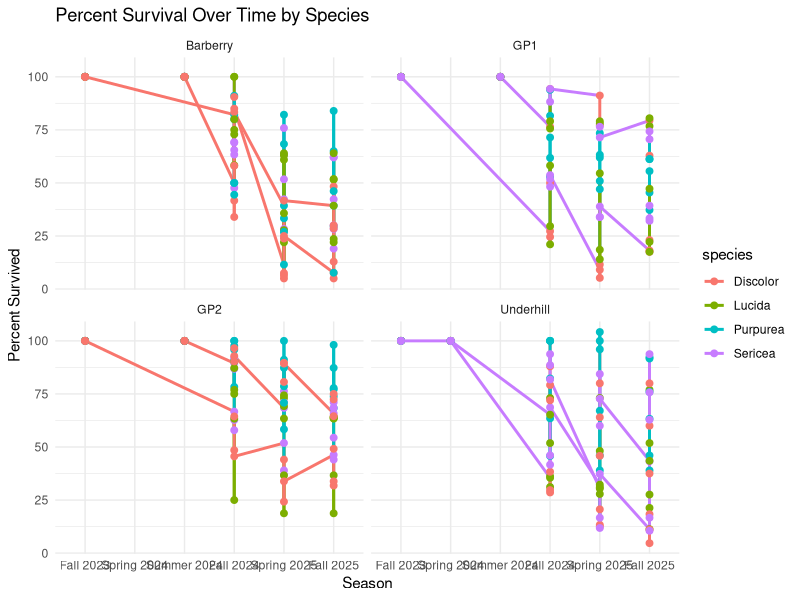
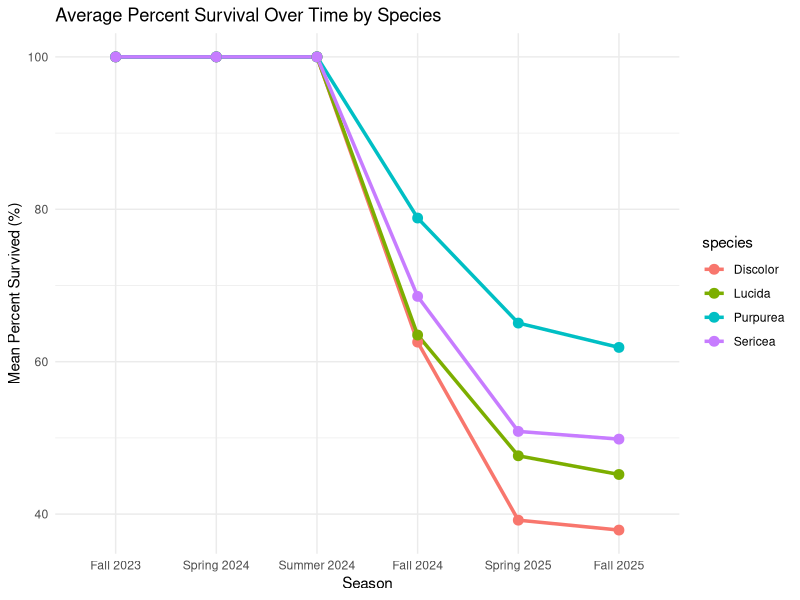
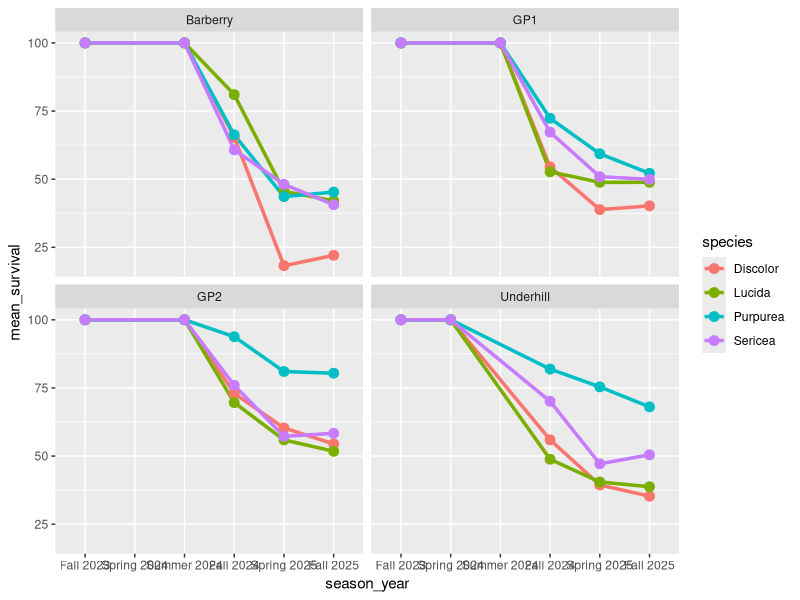
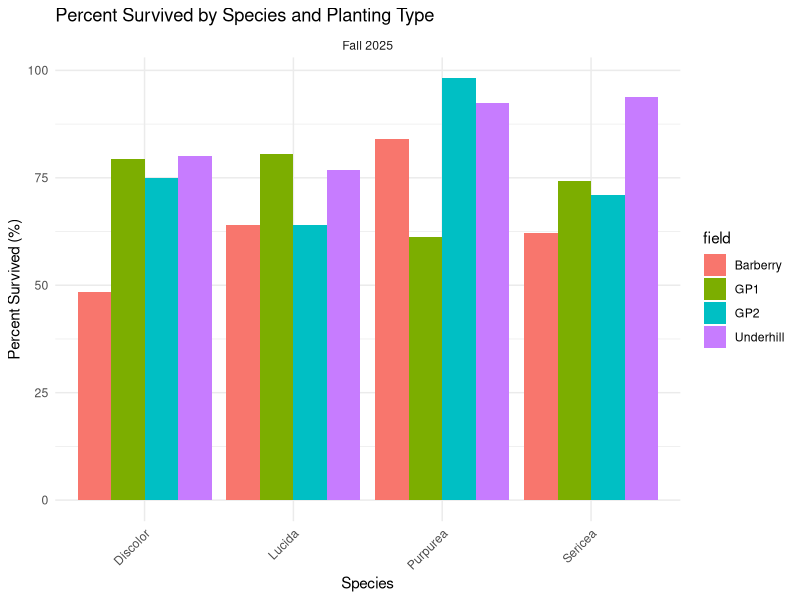
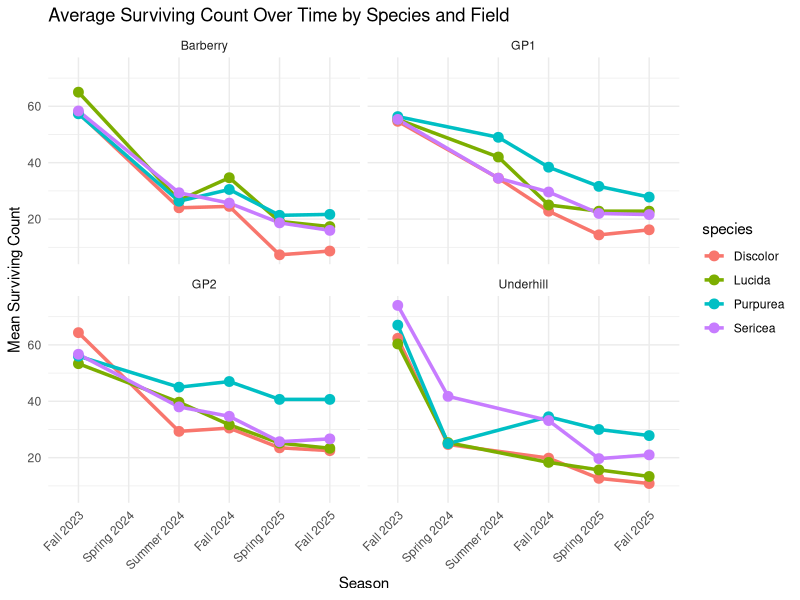
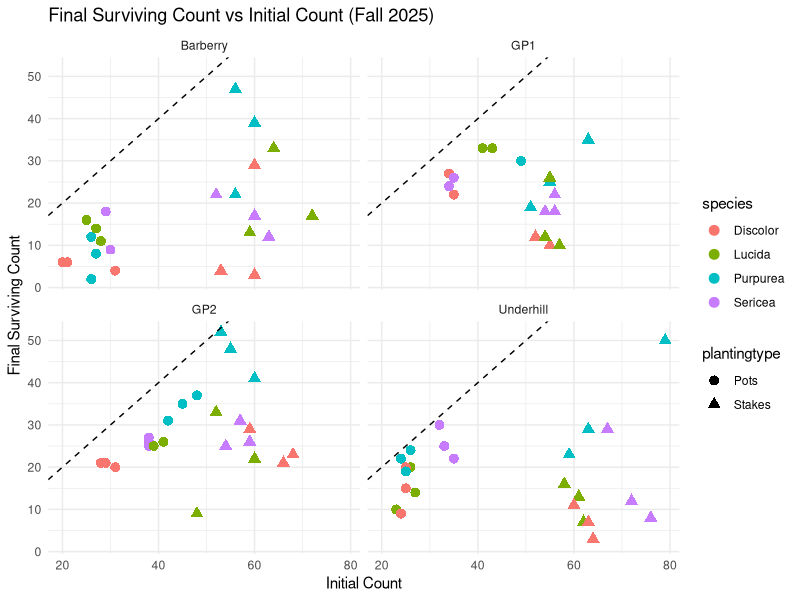
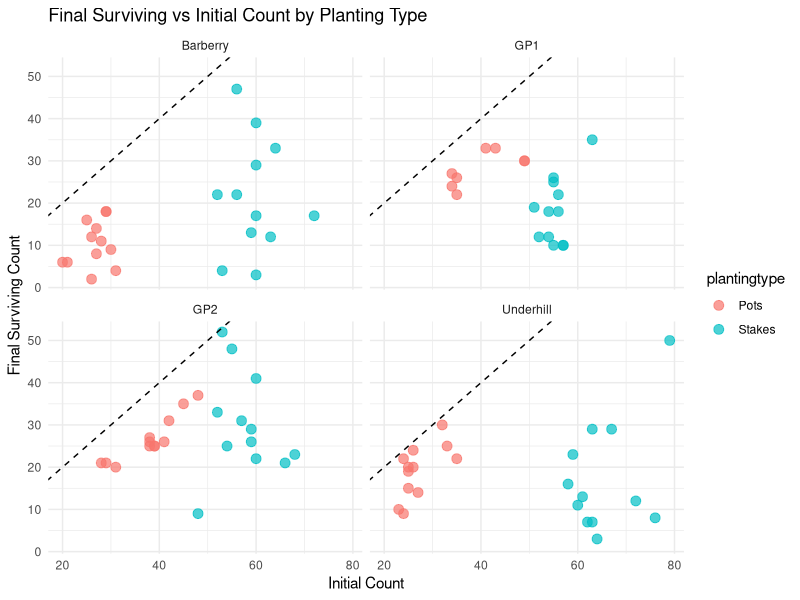
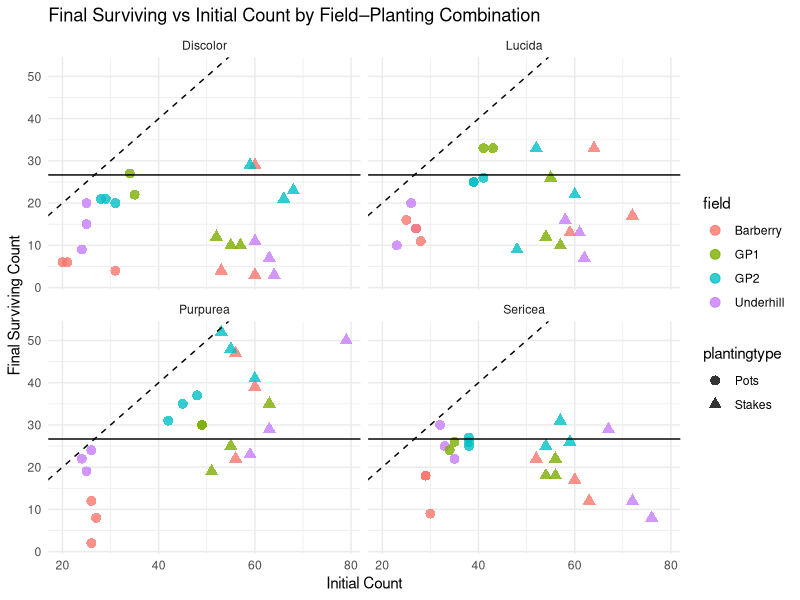

Generate these figures, in order, with R:
## read in data
willowsurvive <- read.csv("SurvivalRates2025.csv")

# Add libraries
library(ggplot2)
library(dplyr)
library(tidyverse)

# New column combining month and year
willowsurvive$season_year <- paste(willowsurvive$season, willowsurvive$year)

# Establish correct timeline order
season_year_order <- c("Fall 2023", "Spring 2024", "Summer 2024", "Fall 2024",
                       "Spring 2025", "Fall 2025")
willowsurvive <- willowsurvive %>%
  mutate(season_year = factor(season_year, levels = season_year_order))


## ??
ggplot(willowsurvive, aes(x = season_year, y = percentsurvived, color = species, group=fieldplanting)) +
  geom_line(linewidth = 1) +
  geom_point(size = 2) +
  facet_wrap(~ field) +
  labs(title = "Percent Survival Over Time by Species",
       x = "Season",
       y = "Percent Survived") +
  theme_minimal()



## Percent survived (mean)
willowsurvive %>%
  group_by(season_year, species) %>%
  summarise(mean_survival = mean(percentsurvived, na.rm = TRUE),
            .groups = "drop") %>%
  ggplot(aes(x = season_year,
             y = mean_survival,
             color = species,
             group = species)) +
  geom_line(linewidth = 1.2) +
  geom_point(size = 3) +
  labs(title = "Average Percent Survival Over Time by Species",
       x = "Season",
       y = "Mean Percent Survived (%)") +
  theme_minimal()


## Percent survived (mean) by field  
willowsurvive %>%
  group_by(field, season_year, species) %>%
  summarise(mean_survival = mean(percentsurvived, na.rm = TRUE),
              .groups = "drop") %>%
  ggplot(aes(x = season_year,
               y = mean_survival,
               color = species,
               group = species)) +
  geom_line(linewidth = 1.2) +
  geom_point(size = 3) +
  facet_wrap(~ field)
  labs(title = "Average Percent Survival Over Time by Species",
       x = "Season",
       y = "Mean Percent Survived (%)") +
    theme_minimal()  



## Percent survived by species & plantingtype in Fall 2025 (most recent data collected)
willowsurvive %>%
filter(season_year == "Fall 2025") %>%
ggplot(aes(x = species, y = percentsurvived, fill = field)) +
  geom_bar(stat = "identity", position = "dodge") +
  facet_wrap(~ season_year) +
  theme_minimal() +
  labs(title = "Percent Survived by Species and Planting Type",
       x = "Species",
       y = "Percent Survived (%)") +
  theme(axis.text.x = element_text(angle = 45, hjust = 1))




## Mean survival count
willowsurvive %>%
  group_by(field, season_year, species) %>%
  summarise(mean_count = mean(count, na.rm = TRUE),
            .groups = "drop") %>%
  ggplot(aes(x = season_year,
             y = mean_count,
             color = species,
             group = species)) +
  geom_line(linewidth = 1.2) +
  geom_point(size = 3) +
  facet_wrap(~ field) +
  labs(title = "Average Surviving Count Over Time by Species and Field",
       x = "Season",
       y = "Mean Surviving Count") +
  theme_minimal() +
  theme(axis.text.x = element_text(angle = 45, hjust = 1))




## Initial vs final count scatter plot (with species)
willowsurvive %>%
  filter(season_year == "Fall 2025") %>%
  ggplot(aes(x = firstcount,
             y = count,
             color = species,
             shape = plantingtype)) +
  geom_point(size = 3) +
  geom_abline(slope = 1, intercept = 0, linetype = "dashed") +
  facet_wrap(~ field) +
  labs(title = "Final Surviving Count vs Initial Count (Fall 2025)",
       x = "Initial Count",
       y = "Final Surviving Count") +
  theme_minimal()


## Initial vs final count (by only planting type)
willowsurvive %>%
  filter(season_year == "Fall 2025") %>%
  ggplot(aes(x = firstcount,
             y = count,
             color = plantingtype)) +
  geom_point(size = 3, alpha = 0.7) +
  geom_abline(slope = 1, intercept = 0, linetype = "dashed") +
  facet_wrap(~ field) +
  labs(title = "Final Surviving vs Initial Count by Planting Type",
       x = "Initial Count",
       y = "Final Surviving Count") +
  theme_minimal()


## Initial vs final count (by fieldplanting)
willowsurvive %>%
  filter(season_year == "Fall 2025") %>%
  ggplot(aes(x = firstcount,
             y = count,
             color = field, shape=plantingtype)) +
  geom_point(size = 3, alpha = 0.8) +
  geom_abline(slope = 1, intercept = 0, linetype = "dashed") +
  facet_wrap(~ species) +
  labs(title = "Final Surviving vs Initial Count by Field–Planting Combination",
       x = "Initial Count",
       y = "Final Surviving Count") +
  geom_hline(yintercept=80/3) +
  theme_minimal()

